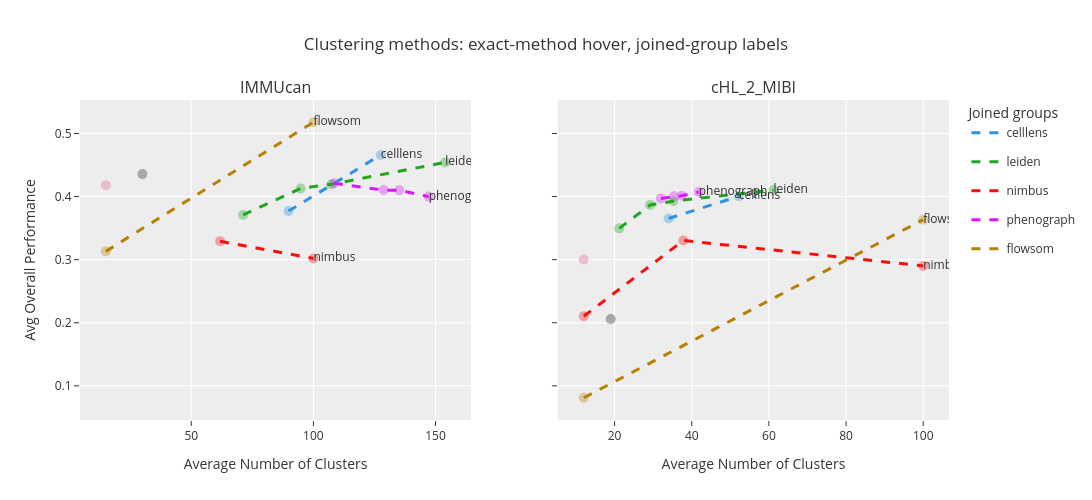

Notebook code for this chart:
### Code cell
from plotly.subplots import make_subplots

# Canonical joined group from method name
def get_joined_group(method_name):
    m_low = str(method_name).lower()
    for g in clustering_methods:
        if m_low.startswith(g.lower()):
            return g
    return str(method_name).split("_")[0]

tmp_plot = tmp.copy()
tmp_plot["joined_group"] = tmp_plot["method"].apply(get_joined_group)

datasets_plot = ["IMMUcan", "cHL_2_MIBI"]
group_order = [g for g in clustering_methods if g in tmp_plot["joined_group"].unique()]
palette = px.colors.qualitative.Dark24
group_colors = {g: palette[i % len(palette)] for i, g in enumerate(group_order)}

fig = make_subplots(
    rows=1,
    cols=len(datasets_plot),
    subplot_titles=datasets_plot,
    shared_yaxes=True
)

for col_idx, ds in enumerate(datasets_plot, start=1):
    ds_data = tmp_plot[tmp_plot["dataset"] == ds].copy()

    # Exact methods: hover only, no labels/legend
    for method in ds_data["method"].unique():
        md = ds_data[ds_data["method"] == method].sort_values("n_clusters")
        grp = md["joined_group"].iloc[0]
        color = group_colors.get(grp, "#888888")

        fig.add_trace(
            go.Scatter(
                x=md["n_clusters"],
                y=md["weighted_score"],
                mode="lines+markers",
                line=dict(color=color, width=1),
                marker=dict(size=10, color=color),
                opacity=0.35,
                showlegend=False,
                customdata=np.stack(
                    [md["method"].values, md["joined_group"].values, md["dataset"].values], axis=-1
                ),
                hovertemplate=(
                    "Dataset: %{customdata[2]}<br>"
                    "Method: %{customdata[0]}<br>"
                    "Joined group: %{customdata[1]}<br>"
                    "n_clusters: %{x:.1f}<br>"
                    "Overall score: %{y:.3f}<extra></extra>"
                ),
            ),
            row=1, col=col_idx
        )

    # Joined groups: dashed line + label only for group
    for grp in group_order:
        gd = ds_data[ds_data["joined_group"] == grp].sort_values("n_clusters")
        if len(gd) < 2:
            continue

        text_vals = [""] * len(gd)
        text_vals[-1] = grp  # label only at the end

        fig.add_trace(
            go.Scatter(
                x=gd["n_clusters"],
                y=gd["weighted_score"],
                mode="lines+text",
                text=text_vals,
                textposition="middle right",
                line=dict(color=group_colors[grp], width=3, dash="dash"),
                name=grp,
                legendgroup=grp,
                showlegend=(col_idx == 1),
                hovertemplate=(
                    "Dataset: " + ds + "<br>"
                    "Joined group: " + grp + "<br>"
                    "n_clusters: %{x:.1f}<br>"
                    "Mean overall score: %{y:.3f}<extra></extra>"
                ),
            ),
            row=1, col=col_idx
        )

fig.update_xaxes(title_text="Average Number of Clusters")
fig.update_yaxes(title_text="Avg Overall Performance", row=1, col=1)

fig.update_layout(
    width=1300,
    height=500,
    template="ggplot2",
    title="Clustering methods: exact-method hover, joined-group labels",
    legend_title_text="Joined groups",
)

fig.show()

### Figure 1 — Plotly figure (JSON) as saved in the notebook; plotly's stock layout.template omitted (floating-point values rounded to 4 significant figures)
{"data": [{"customdata": [["CellLENS_Lite", "celllens", "IMMUcan"]], "hovertemplate": "Dataset: %{customdata[2]}<br>Method: %{customdata[0]}<br>Joined group: %{customdata[1]}<br>n_clusters: %{x:.1f}<br>Overall score: %{y:.3f}<extra></extra>", "line": {"color": "#2E91E5", "width": 1}, "marker": {"color": "#2E91E5", "size": 10}, "mode": "lines+markers", "opacity": 0.35, "showlegend": false, "type": "scatter", "x": [127.6], "xaxis": "x", "y": [0.466], "yaxis": "y"}, {"customdata": [["FuseSOM_15", "FuseSOM", "IMMUcan"]], "hovertemplate": "Dataset: %{customdata[2]}<br>Method: %{customdata[0]}<br>Joined group: %{customdata[1]}<br>n_clusters: %{x:.1f}<br>Overall score: %{y:.3f}<extra></extra>", "line": {"color": "#E15F99", "width": 1}, "marker": {"color": "#E15F99", "size": 10}, "mode": "lines+markers", "opacity": 0.35, "showlegend": false, "type": "scatter", "x": [15.0], "xaxis": "x", "y": [0.4181], "yaxis": "y"}, {"customdata": [["celllens_full", "celllens", "IMMUcan"]], "hovertemplate": "Dataset: %{customdata[2]}<br>Method: %{customdata[0]}<br>Joined group: %{customdata[1]}<br>n_clusters: %{x:.1f}<br>Overall score: %{y:.3f}<extra></extra>", "line": {"color": "#2E91E5", "width": 1}, "marker": {"color": "#2E91E5", "size": 10}, "mode": "lines+markers", "opacity": 0.35, "showlegend": false, "type": "scatter", "x": [89.8], "xaxis": "x", "y": [0.377], "yaxis": "y"}, {"customdata": [["flowsom", "flowsom", "IMMUcan"]], "hovertemplate": "Dataset: %{customdata[2]}<br>Method: %{customdata[0]}<br>Joined group: %{customdata[1]}<br>n_clusters: %{x:.1f}<br>Overall score: %{y:.3f}<extra></extra>", "line": {"color": "#B68100", "width": 1}, "marker": {"color": "#B68100", "size": 10}, "mode": "lines+markers", "opacity": 0.35, "showlegend": false, "type": "scatter", "x": [100.0], "xaxis": "x", "y": [0.5178], "yaxis": "y"}, {"customdata": [["flowsom_meta_clusters", "flowsom", "IMMUcan"]], "hovertemplate": "Dataset: %{customdata[2]}<br>Method: %{customdata[0]}<br>Joined group: %{customdata[1]}<br>n_clusters: %{x:.1f}<br>Overall score: %{y:.3f}<extra></extra>", "line": {"color": "#B68100", "width": 1}, "marker": {"color": "#B68100", "size": 10}, "mode": "lines+markers", "opacity": 0.35, "showlegend": false, "type": "scatter", "x": [15.0], "xaxis": "x", "y": [0.3132], "yaxis": "y"}, {"customdata": [["leiden_res0_5", "leiden", "IMMUcan"]], "hovertemplate": "Dataset: %{customdata[2]}<br>Method: %{customdata[0]}<br>Joined group: %{customdata[1]}<br>n_clusters: %{x:.1f}<br>Overall score: %{y:.3f}<extra></extra>", "line": {"color": "#1CA71C", "width": 1}, "marker": {"color": "#1CA71C", "size": 10}, "mode": "lines+markers", "opacity": 0.35, "showlegend": false, "type": "scatter", "x": [71.2], "xaxis": "x", "y": [0.3709], "yaxis": "y"}, {"customdata": [["leiden_res0_8", "leiden", "IMMUcan"]], "hovertemplate": "Dataset: %{customdata[2]}<br>Method: %{customdata[0]}<br>Joined group: %{customdata[1]}<br>n_clusters: %{x:.1f}<br>Overall score: %{y:.3f}<extra></extra>", "line": {"color": "#1CA71C", "width": 1}, "marker": {"color": "#1CA71C", "size": 10}, "mode": "lines+markers", "opacity": 0.35, "showlegend": false, "type": "scatter", "x": [94.8], "xaxis": "x", "y": [0.4128], "yaxis": "y"}, {"customdata": [["leiden_res1_0", "leiden", "IMMUcan"]], "hovertemplate": "Dataset: %{customdata[2]}<br>Method: %{customdata[0]}<br>Joined group: %{customdata[1]}<br>n_clusters: %{x:.1f}<br>Overall score: %{y:.3f}<extra></extra>", "line": {"color": "#1CA71C", "width": 1}, "marker": {"color": "#1CA71C", "size": 10}, "mode": "lines+markers", "opacity": 0.35, "showlegend": false, "type": "scatter", "x": [107.4], "xaxis": "x", "y": [0.4196], "yaxis": "y"}, {"customdata": [["leiden_res2_0", "leiden", "IMMUcan"]], "hovertemplate": "Dataset: %{customdata[2]}<br>Method: %{customdata[0]}<br>Joined group: %{customdata[1]}<br>n_clusters: %{x:.1f}<br>Overall score: %{y:.3f}<extra></extra>", "line": {"color": "#1CA71C", "width": 1}, "marker": {"color": "#1CA71C", "size": 10}, "mode": "lines+markers", "opacity": 0.35, "showlegend": false, "type": "scatter", "x": [154.0], "xaxis": "x", "y": [0.4542], "yaxis": "y"}, {"customdata": [["nimbus_flowsom", "nimbus", "IMMUcan"]], "hovertemplate": "Dataset: %{customdata[2]}<br>Method: %{customdata[0]}<br>Joined group: %{customdata[1]}<br>n_clusters: %{x:.1f}<br>Overall score: %{y:.3f}<extra></extra>", "line": {"color": "#FB0D0D", "width": 1}, "marker": {"color": "#FB0D0D", "size": 10}, "mode": "lines+markers", "opacity": 0.35, "showlegend": false, "type": "scatter", "x": [100.0], "xaxis": "x", "y": [0.3019], "yaxis": "y"}, {"customdata": [["nimbus_phenograph_40", "nimbus", "IMMUcan"]], "hovertemplate": "Dataset: %{customdata[2]}<br>Method: %{customdata[0]}<br>Joined group: %{customdata[1]}<br>n_clusters: %{x:.1f}<br>Overall score: %{y:.3f}<extra></extra>", "line": {"color": "#FB0D0D", "width": 1}, "marker": {"color": "#FB0D0D", "size": 10}, "mode": "lines+markers", "opacity": 0.35, "showlegend": false, "type": "scatter", "x": [61.8], "xaxis": "x", "y": [0.3291], "yaxis": "y"}, {"customdata": [["phenograph_20", "phenograph", "IMMUcan"]], "hovertemplate": "Dataset: %{customdata[2]}<br>Method: %{customdata[0]}<br>Joined group: %{customdata[1]}<br>n_clusters: %{x:.1f}<br>Overall score: %{y:.3f}<extra></extra>", "line": {"color": "#DA16FF", "width": 1}, "marker": {"color": "#DA16FF", "size": 10}, "mode": "lines+markers", "opacity": 0.35, "showlegend": false, "type": "scatter", "x": [147.2], "xaxis": "x", "y": [0.4], "yaxis": "y"}, {"customdata": [["phenograph_30", "phenograph", "IMMUcan"]], "hovertemplate": "Dataset: %{customdata[2]}<br>Method: %{customdata[0]}<br>Joined group: %{customdata[1]}<br>n_clusters: %{x:.1f}<br>Overall score: %{y:.3f}<extra></extra>", "line": {"color": "#DA16FF", "width": 1}, "marker": {"color": "#DA16FF", "size": 10}, "mode": "lines+markers", "opacity": 0.35, "showlegend": false, "type": "scatter", "x": [135.2], "xaxis": "x", "y": [0.4099], "yaxis": "y"}, {"customdata": [["phenograph_40", "phenograph", "IMMUcan"]], "hovertemplate": "Dataset: %{customdata[2]}<br>Method: %{customdata[0]}<br>Joined group: %{customdata[1]}<br>n_clusters: %{x:.1f}<br>Overall score: %{y:.3f}<extra></extra>", "line": {"color": "#DA16FF", "width": 1}, "marker": {"color": "#DA16FF", "size": 10}, "mode": "lines+markers", "opacity": 0.35, "showlegend": false, "type": "scatter", "x": [128.8], "xaxis": "x", "y": [0.4103], "yaxis": "y"}, {"customdata": [["phenograph_80", "phenograph", "IMMUcan"]], "hovertemplate": "Dataset: %{customdata[2]}<br>Method: %{customdata[0]}<br>Joined group: %{customdata[1]}<br>n_clusters: %{x:.1f}<br>Overall score: %{y:.3f}<extra></extra>", "line": {"color": "#DA16FF", "width": 1}, "marker": {"color": "#DA16FF", "size": 10}, "mode": "lines+markers", "opacity": 0.35, "showlegend": false, "type": "scatter", "x": [108.4], "xaxis": "x", "y": [0.421], "yaxis": "y"}, {"customdata": [["starling", "starling", "IMMUcan"]], "hovertemplate": "Dataset: %{customdata[2]}<br>Method: %{customdata[0]}<br>Joined group: %{customdata[1]}<br>n_clusters: %{x:.1f}<br>Overall score: %{y:.3f}<extra></extra>", "line": {"color": "#222A2A", "width": 1}, "marker": {"color": "#222A2A", "size": 10}, "mode": "lines+markers", "opacity": 0.35, "showlegend": false, "type": "scatter", "x": [30.0], "xaxis": "x", "y": [0.4356], "yaxis": "y"}, {"hovertemplate": "Dataset: IMMUcan<br>Joined group: celllens<br>n_clusters: %{x:.1f}<br>Mean overall score: %{y:.3f}<extra></extra>", "legendgroup": "celllens", "line": {"color": "#2E91E5", "dash": "dash", "width": 3}, "mode": "lines+text", "name": "celllens", "showlegend": true, "text": ["", "celllens"], "textposition": "middle right", "type": "scatter", "x": [89.8, 127.6], "xaxis": "x", "y": [0.377, 0.466], "yaxis": "y"}, {"hovertemplate": "Dataset: IMMUcan<br>Joined group: leiden<br>n_clusters: %{x:.1f}<br>Mean overall score: %{y:.3f}<extra></extra>", "legendgroup": "leiden", "line": {"color": "#1CA71C", "dash": "dash", "width": 3}, "mode": "lines+text", "name": "leiden", "showlegend": true, "text": ["", "", "", "leiden"], "textposition": "middle right", "type": "scatter", "x": [71.2, 94.8, 107.4, 154.0], "xaxis": "x", "y": [0.3709, 0.4128, 0.4196, 0.4542], "yaxis": "y"}, {"hovertemplate": "Dataset: IMMUcan<br>Joined group: nimbus<br>n_clusters: %{x:.1f}<br>Mean overall score: %{y:.3f}<extra></extra>", "legendgroup": "nimbus", "line": {"color": "#FB0D0D", "dash": "dash", "width": 3}, "mode": "lines+text", "name": "nimbus", "showlegend": true, "text": ["", "nimbus"], "textposition": "middle right", "type": "scatter", "x": [61.8, 100.0], "xaxis": "x", "y": [0.3291, 0.3019], "yaxis": "y"}, {"hovertemplate": "Dataset: IMMUcan<br>Joined group: phenograph<br>n_clusters: %{x:.1f}<br>Mean overall score: %{y:.3f}<extra></extra>", "legendgroup": "phenograph", "line": {"color": "#DA16FF", "dash": "dash", "width": 3}, "mode": "lines+text", "name": "phenograph", "showlegend": true, "text": ["", "", "", "phenograph"], "textposition": "middle right", "type": "scatter", "x": [108.4, 128.8, 135.2, 147.2], "xaxis": "x", "y": [0.421, 0.4103, 0.4099, 0.4], "yaxis": "y"}, {"hovertemplate": "Dataset: IMMUcan<br>Joined group: flowsom<br>n_clusters: %{x:.1f}<br>Mean overall score: %{y:.3f}<extra></extra>", "legendgroup": "flowsom", "line": {"color": "#B68100", "dash": "dash", "width": 3}, "mode": "lines+text", "name": "flowsom", "showlegend": true, "text": ["", "flowsom"], "textposition": "middle right", "type": "scatter", "x": [15.0, 100.0], "xaxis": "x", "y": [0.3132, 0.5178], "yaxis": "y"}, {"customdata": [["CellLENS_Lite", "celllens", "cHL_2_MIBI"]], "hovertemplate": "Dataset: %{customdata[2]}<br>Method: %{customdata[0]}<br>Joined group: %{customdata[1]}<br>n_clusters: %{x:.1f}<br>Overall score: %{y:.3f}<extra></extra>", "line": {"color": "#2E91E5", "width": 1}, "marker": {"color": "#2E91E5", "size": 10}, "mode": "lines+markers", "opacity": 0.35, "showlegend": false, "type": "scatter", "x": [52.2], "xaxis": "x2", "y": [0.4005], "yaxis": "y2"}, {"customdata": [["FuseSOM_12", "FuseSOM", "cHL_2_MIBI"]], "hovertemplate": "Dataset: %{customdata[2]}<br>Method: %{customdata[0]}<br>Joined group: %{customdata[1]}<br>n_clusters: %{x:.1f}<br>Overall score: %{y:.3f}<extra></extra>", "line": {"color": "#E15F99", "width": 1}, "marker": {"color": "#E15F99", "size": 10}, "mode": "lines+markers", "opacity": 0.35, "showlegend": false, "type": "scatter", "x": [12.0], "xaxis": "x2", "y": [0.3003], "yaxis": "y2"}, {"customdata": [["celllens_full", "celllens", "cHL_2_MIBI"]], "hovertemplate": "Dataset: %{customdata[2]}<br>Method: %{customdata[0]}<br>Joined group: %{customdata[1]}<br>n_clusters: %{x:.1f}<br>Overall score: %{y:.3f}<extra></extra>", "line": {"color": "#2E91E5", "width": 1}, "marker": {"color": "#2E91E5", "size": 10}, "mode": "lines+markers", "opacity": 0.35, "showlegend": false, "type": "scatter", "x": [34.0], "xaxis": "x2", "y": [0.3653], "yaxis": "y2"}, {"customdata": [["flowsom", "flowsom", "cHL_2_MIBI"]], "hovertemplate": "Dataset: %{customdata[2]}<br>Method: %{customdata[0]}<br>Joined group: %{customdata[1]}<br>n_clusters: %{x:.1f}<br>Overall score: %{y:.3f}<extra></extra>", "line": {"color": "#B68100", "width": 1}, "marker": {"color": "#B68100", "size": 10}, "mode": "lines+markers", "opacity": 0.35, "showlegend": false, "type": "scatter", "x": [100.0], "xaxis": "x2", "y": [0.3634], "yaxis": "y2"}, {"customdata": [["flowsom_meta_clusters", "flowsom", "cHL_2_MIBI"]], "hovertemplate": "Dataset: %{customdata[2]}<br>Method: %{customdata[0]}<br>Joined group: %{customdata[1]}<br>n_clusters: %{x:.1f}<br>Overall score: %{y:.3f}<extra></extra>", "line": {"color": "#B68100", "width": 1}, "marker": {"color": "#B68100", "size": 10}, "mode": "lines+markers", "opacity": 0.35, "showlegend": false, "type": "scatter", "x": [12.0], "xaxis": "x2", "y": [0.08112], "yaxis": "y2"}, {"customdata": [["leiden_res0_5", "leiden", "cHL_2_MIBI"]], "hovertemplate": "Dataset: %{customdata[2]}<br>Method: %{customdata[0]}<br>Joined group: %{customdata[1]}<br>n_clusters: %{x:.1f}<br>Overall score: %{y:.3f}<extra></extra>", "line": {"color": "#1CA71C", "width": 1}, "marker": {"color": "#1CA71C", "size": 10}, "mode": "lines+markers", "opacity": 0.35, "showlegend": false, "type": "scatter", "x": [21.2], "xaxis": "x2", "y": [0.3496], "yaxis": "y2"}, {"customdata": [["leiden_res0_8", "leiden", "cHL_2_MIBI"]], "hovertemplate": "Dataset: %{customdata[2]}<br>Method: %{customdata[0]}<br>Joined group: %{customdata[1]}<br>n_clusters: %{x:.1f}<br>Overall score: %{y:.3f}<extra></extra>", "line": {"color": "#1CA71C", "width": 1}, "marker": {"color": "#1CA71C", "size": 10}, "mode": "lines+markers", "opacity": 0.35, "showlegend": false, "type": "scatter", "x": [29.2], "xaxis": "x2", "y": [0.3866], "yaxis": "y2"}, {"customdata": [["leiden_res1_0", "leiden", "cHL_2_MIBI"]], "hovertemplate": "Dataset: %{customdata[2]}<br>Method: %{customdata[0]}<br>Joined group: %{customdata[1]}<br>n_clusters: %{x:.1f}<br>Overall score: %{y:.3f}<extra></extra>", "line": {"color": "#1CA71C", "width": 1}, "marker": {"color": "#1CA71C", "size": 10}, "mode": "lines+markers", "opacity": 0.35, "showlegend": false, "type": "scatter", "x": [35.2], "xaxis": "x2", "y": [0.3927], "yaxis": "y2"}, {"customdata": [["leiden_res2_0", "leiden", "cHL_2_MIBI"]], "hovertemplate": "Dataset: %{customdata[2]}<br>Method: %{customdata[0]}<br>Joined group: %{customdata[1]}<br>n_clusters: %{x:.1f}<br>Overall score: %{y:.3f}<extra></extra>", "line": {"color": "#1CA71C", "width": 1}, "marker": {"color": "#1CA71C", "size": 10}, "mode": "lines+markers", "opacity": 0.35, "showlegend": false, "type": "scatter", "x": [61.2], "xaxis": "x2", "y": [0.4104], "yaxis": "y2"}, {"customdata": [["nimbus_FuseSOM_12", "nimbus", "cHL_2_MIBI"]], "hovertemplate": "Dataset: %{customdata[2]}<br>Method: %{customdata[0]}<br>Joined group: %{customdata[1]}<br>n_clusters: %{x:.1f}<br>Overall score: %{y:.3f}<extra></extra>", "line": {"color": "#FB0D0D", "width": 1}, "marker": {"color": "#FB0D0D", "size": 10}, "mode": "lines+markers", "opacity": 0.35, "showlegend": false, "type": "scatter", "x": [12.0], "xaxis": "x2", "y": [0.2102], "yaxis": "y2"}, {"customdata": [["nimbus_flowsom", "nimbus", "cHL_2_MIBI"]], "hovertemplate": "Dataset: %{customdata[2]}<br>Method: %{customdata[0]}<br>Joined group: %{customdata[1]}<br>n_clusters: %{x:.1f}<br>Overall score: %{y:.3f}<extra></extra>", "line": {"color": "#FB0D0D", "width": 1}, "marker": {"color": "#FB0D0D", "size": 10}, "mode": "lines+markers", "opacity": 0.35, "showlegend": false, "type": "scatter", "x": [100.0], "xaxis": "x2", "y": [0.2901], "yaxis": "y2"}, {"customdata": [["nimbus_phenograph_40", "nimbus", "cHL_2_MIBI"]], "hovertemplate": "Dataset: %{customdata[2]}<br>Method: %{customdata[0]}<br>Joined group: %{customdata[1]}<br>n_clusters: %{x:.1f}<br>Overall score: %{y:.3f}<extra></extra>", "line": {"color": "#FB0D0D", "width": 1}, "marker": {"color": "#FB0D0D", "size": 10}, "mode": "lines+markers", "opacity": 0.35, "showlegend": false, "type": "scatter", "x": [37.8], "xaxis": "x2", "y": [0.3304], "yaxis": "y2"}, {"customdata": [["phenograph_20", "phenograph", "cHL_2_MIBI"]], "hovertemplate": "Dataset: %{customdata[2]}<br>Method: %{customdata[0]}<br>Joined group: %{customdata[1]}<br>n_clusters: %{x:.1f}<br>Overall score: %{y:.3f}<extra></extra>", "line": {"color": "#DA16FF", "width": 1}, "marker": {"color": "#DA16FF", "size": 10}, "mode": "lines+markers", "opacity": 0.35, "showlegend": false, "type": "scatter", "x": [41.8], "xaxis": "x2", "y": [0.4071], "yaxis": "y2"}, {"customdata": [["phenograph_30", "phenograph", "cHL_2_MIBI"]], "hovertemplate": "Dataset: %{customdata[2]}<br>Method: %{customdata[0]}<br>Joined group: %{customdata[1]}<br>n_clusters: %{x:.1f}<br>Overall score: %{y:.3f}<extra></extra>", "line": {"color": "#DA16FF", "width": 1}, "marker": {"color": "#DA16FF", "size": 10}, "mode": "lines+markers", "opacity": 0.35, "showlegend": false, "type": "scatter", "x": [37.4], "xaxis": "x2", "y": [0.4012], "yaxis": "y2"}, {"customdata": [["phenograph_40", "phenograph", "cHL_2_MIBI"]], "hovertemplate": "Dataset: %{customdata[2]}<br>Method: %{customdata[0]}<br>Joined group: %{customdata[1]}<br>n_clusters: %{x:.1f}<br>Overall score: %{y:.3f}<extra></extra>", "line": {"color": "#DA16FF", "width": 1}, "marker": {"color": "#DA16FF", "size": 10}, "mode": "lines+markers", "opacity": 0.35, "showlegend": false, "type": "scatter", "x": [35.4], "xaxis": "x2", "y": [0.4003], "yaxis": "y2"}, {"customdata": [["phenograph_80", "phenograph", "cHL_2_MIBI"]], "hovertemplate": "Dataset: %{customdata[2]}<br>Method: %{customdata[0]}<br>Joined group: %{customdata[1]}<br>n_clusters: %{x:.1f}<br>Overall score: %{y:.3f}<extra></extra>", "line": {"color": "#DA16FF", "width": 1}, "marker": {"color": "#DA16FF", "size": 10}, "mode": "lines+markers", "opacity": 0.35, "showlegend": false, "type": "scatter", "x": [32.0], "xaxis": "x2", "y": [0.3971], "yaxis": "y2"}, {"customdata": [["starling", "starling", "cHL_2_MIBI"]], "hovertemplate": "Dataset: %{customdata[2]}<br>Method: %{customdata[0]}<br>Joined group: %{customdata[1]}<br>n_clusters: %{x:.1f}<br>Overall score: %{y:.3f}<extra></extra>", "line": {"color": "#222A2A", "width": 1}, "marker": {"color": "#222A2A", "size": 10}, "mode": "lines+markers", "opacity": 0.35, "showlegend": false, "type": "scatter", "x": [19.0], "xaxis": "x2", "y": [0.206], "yaxis": "y2"}, {"hovertemplate": "Dataset: cHL_2_MIBI<br>Joined group: celllens<br>n_clusters: %{x:.1f}<br>Mean overall score: %{y:.3f}<extra></extra>", "legendgroup": "celllens", "line": {"color": "#2E91E5", "dash": "dash", "width": 3}, "mode": "lines+text", "name": "celllens", "showlegend": false, "text": ["", "celllens"], "textposition": "middle right", "type": "scatter", "x": [34.0, 52.2], "xaxis": "x2", "y": [0.3653, 0.4005], "yaxis": "y2"}, {"hovertemplate": "Dataset: cHL_2_MIBI<br>Joined group: leiden<br>n_clusters: %{x:.1f}<br>Mean overall score: %{y:.3f}<extra></extra>", "legendgroup": "leiden", "line": {"color": "#1CA71C", "dash": "dash", "width": 3}, "mode": "lines+text", "name": "leiden", "showlegend": false, "text": ["", "", "", "leiden"], "textposition": "middle right", "type": "scatter", "x": [21.2, 29.2, 35.2, 61.2], "xaxis": "x2", "y": [0.3496, 0.3866, 0.3927, 0.4104], "yaxis": "y2"}, {"hovertemplate": "Dataset: cHL_2_MIBI<br>Joined group: nimbus<br>n_clusters: %{x:.1f}<br>Mean overall score: %{y:.3f}<extra></extra>", "legendgroup": "nimbus", "line": {"color": "#FB0D0D", "dash": "dash", "width": 3}, "mode": "lines+text", "name": "nimbus", "showlegend": false, "text": ["", "", "nimbus"], "textposition": "middle right", "type": "scatter", "x": [12.0, 37.8, 100.0], "xaxis": "x2", "y": [0.2102, 0.3304, 0.2901], "yaxis": "y2"}, {"hovertemplate": "Dataset: cHL_2_MIBI<br>Joined group: phenograph<br>n_clusters: %{x:.1f}<br>Mean overall score: %{y:.3f}<extra></extra>", "legendgroup": "phenograph", "line": {"color": "#DA16FF", "dash": "dash", "width": 3}, "mode": "lines+text", "name": "phenograph", "showlegend": false, "text": ["", "", "", "phenograph"], "textposition": "middle right", "type": "scatter", "x": [32.0, 35.4, 37.4, 41.8], "xaxis": "x2", "y": [0.3971, 0.4003, 0.4012, 0.4071], "yaxis": "y2"}, {"hovertemplate": "Dataset: cHL_2_MIBI<br>Joined group: flowsom<br>n_clusters: %{x:.1f}<br>Mean overall score: %{y:.3f}<extra></extra>", "legendgroup": "flowsom", "line": {"color": "#B68100", "dash": "dash", "width": 3}, "mode": "lines+text", "name": "flowsom", "showlegend": false, "text": ["", "flowsom"], "textposition": "middle right", "type": "scatter", "x": [12.0, 100.0], "xaxis": "x2", "y": [0.08112, 0.3634], "yaxis": "y2"}], "layout": {"annotations": [{"font": {"size": 16}, "showarrow": false, "text": "IMMUcan", "x": 0.225, "xanchor": "center", "xref": "paper", "y": 1, "yanchor": "bottom", "yref": "paper"}, {"font": {"size": 16}, "showarrow": false, "text": "cHL_2_MIBI", "x": 0.775, "xanchor": "center", "xref": "paper", "y": 1, "yanchor": "bottom", "yref": "paper"}], "height": 500, "legend": {"title": {"text": "Joined groups"}}, "title": {"text": "Clustering methods: exact-method hover, joined-group labels"}, "width": 1300, "xaxis": {"anchor": "y", "domain": [0, 0.45], "title": {"text": "Average Number of Clusters"}}, "xaxis2": {"anchor": "y2", "domain": [0.55, 1], "title": {"text": "Average Number of Clusters"}}, "yaxis": {"anchor": "x", "domain": [0, 1], "title": {"text": "Avg Overall Performance"}}, "yaxis2": {"anchor": "x2", "domain": [0, 1], "matches": "y", "showticklabels": false}}}
